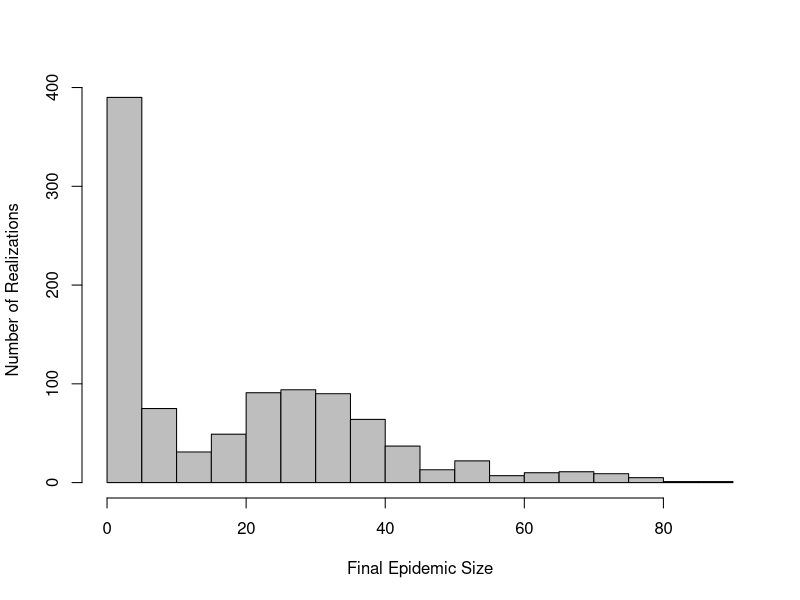
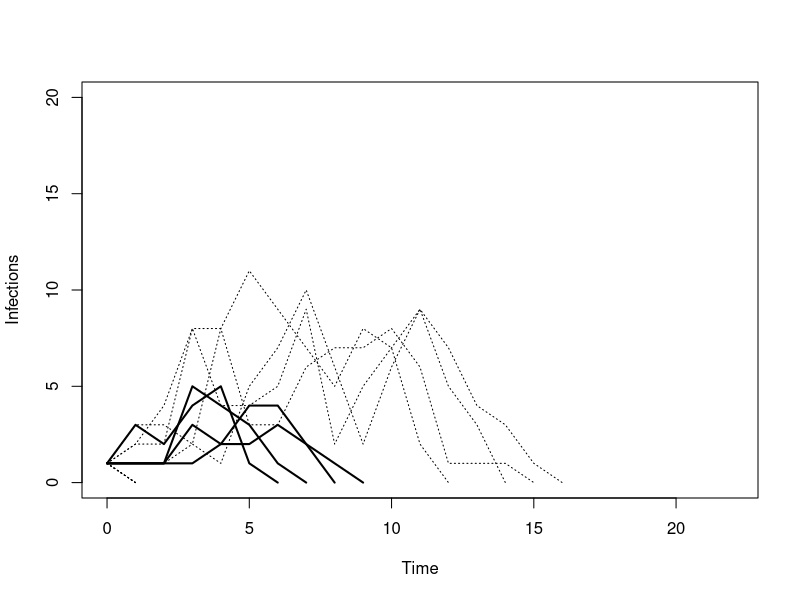
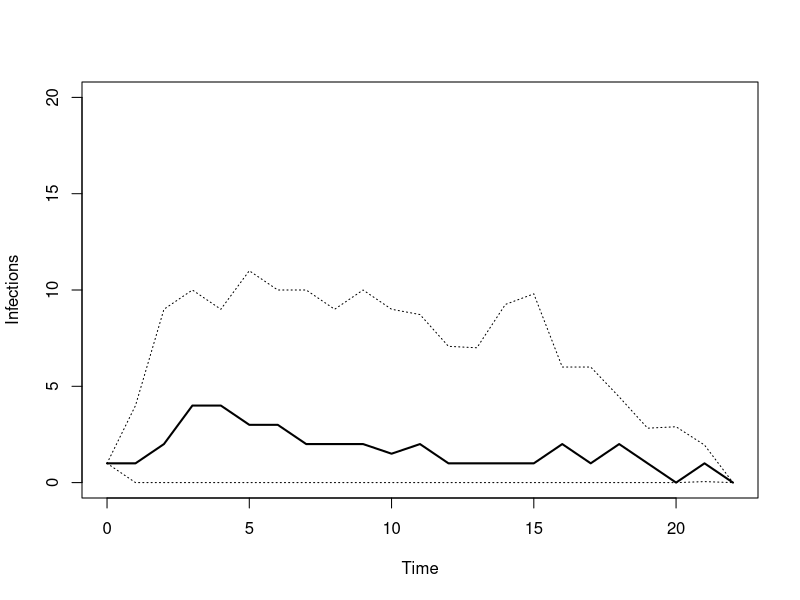
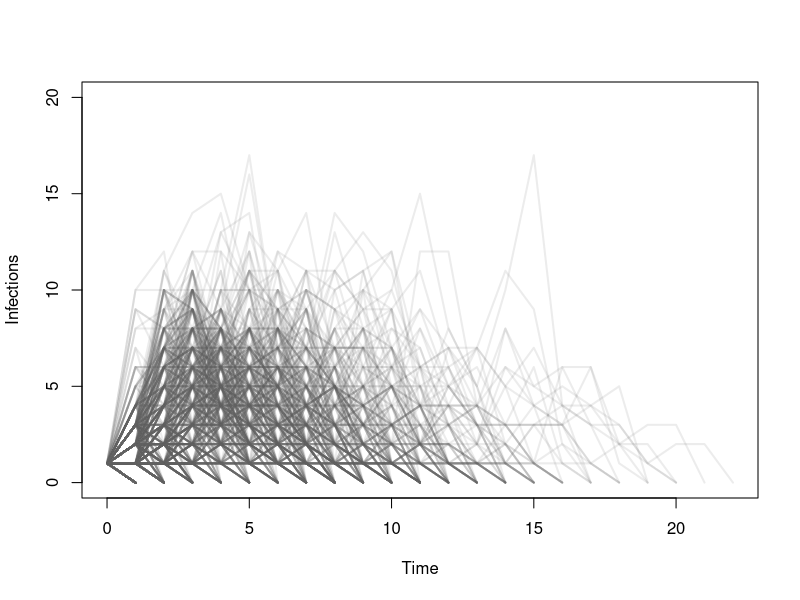
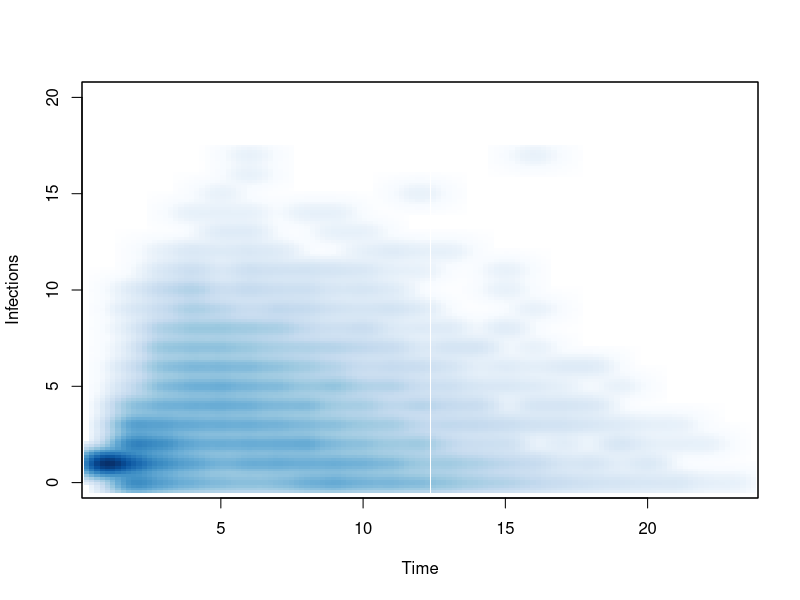
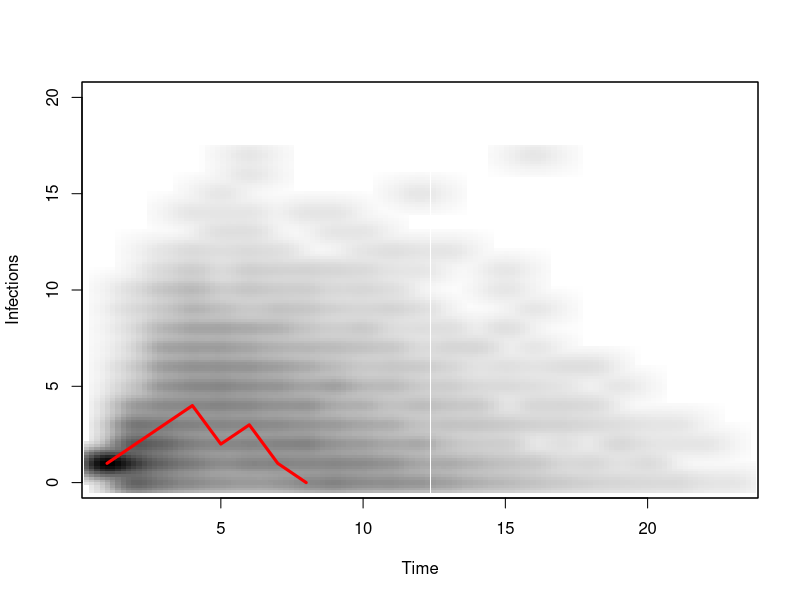

Here is the R script that generated these plots, in order:
####################################################################################################
# Source code: Visualizing Results from Transmission Models: A Case Against 'Confidence Intervals' #
# Author: Eric Lofgren, MSPH (Eric.Lofgren@unc.edu)                                                #                       
# Affiliation: Dept. of Epidemiology, UNC Gillings School of Global Public Health, Chapel Hill, NC #
####################################################################################################

##########################
# Simulation Information #
##########################
# Simulation was run using EpiFire 2.33 (http://sourceforge.net/projects/epifire/)
# Network data source: Largest connected component of Goodreau’s Faux Mesa High School from statnet
# Simulation type: Percolation
# Transmissibility: 0.5053
# Patient zero count: 1
# Number of runs: 1000
# Results file: epidemic_timeseries.csv

###########################################################
# Setting Global Variables, Modifying Data Sets as Needed #
###########################################################
#Download epidemic_timeseries.csv, move it to your R working directory
#Import data into R
epidemic_timeseries <- read.csv("epidemic_timeseries.csv", sep=",", header= F)

#Create a matrix-based representation of the results, set a few details about the simulation
#This will be used in Figure 3C and in the creation of other variables
timeseries_matrix <- as.matrix(epidemic_timeseries)
max_length <- 22 # Number of observations in epidemic_timeseries - 1
realizations <- 1000 # How many realizations of the model were run

#Create a new vector with the total number of cases for each epidemic
epidemic_sizes <- colSums(timeseries_matrix, na.rm = TRUE)
median_size<- median(epidemic_sizes)
upper_size <- quantile(epidemic_sizes, probs = c(0.975), na.rm=TRUE)
lower_size <- quantile(epidemic_sizes, probs = c(0.025), na.rm=TRUE)

#Select possible realizations representing the median, 2.5th and 97.5th percentiles of epidemic size
#Draw 4 of each. More can be drawn, but plot becomes progressively less clear
#These will be used for Figure 3A
median_candidates <- which(epidemic_sizes == median_size)
median_sample <- sample(median_candidates, 4)
median_realizations<- epidemic_timeseries[median_sample]

upper_candidates <- which(epidemic_sizes == upper_size)
upper_sample <- sample(upper_candidates, 4)
upper_realizations<- epidemic_timeseries[upper_sample]

lower_candidates <- which(epidemic_sizes == lower_size)
lower_sample <- sample(lower_candidates, 4)
lower_realizations<- epidemic_timeseries[lower_sample]

#Find the median and pointwise 2.5th and 97.5th quantiles for each simulated timestep
#This will be used for Figure 3B
median_line <- apply(epidemic_timeseries, 1, median, na.rm = TRUE)
pointwise_CI <- apply(epidemic_timeseries, 1, quantile, probs = c(0.025, 0.975),  na.rm = TRUE)

#Create a long dataset with all epidemics in a single column with a timestamp
#This will be used in Figure 3D
stack_series <- stack(epidemic_timeseries)
timestamp <- data.frame(rep(seq(1,23),realizations))
long_series<- cbind(stack_series,timestamp)
long_series<- long_series[,-2] #delete extraneous column

############
# Figure 2 #
############
#Histogram of Final Epidemic Sizes
pdf('epidemic_histogram.pdf')
hist(epidemic_sizes, breaks = 20, col = "grey", xlab = "Final Epidemic Size", ylab = "Number of Realizations", main="")
dev.off()

#############
# Figure 3A #
#############
#Plot four realizations each of the median, 2.5th and 97.5th percentiles of epidemic sizes
pdf('final_size_intervals.pdf')
plot(0:max_length, rep(NA,max_length+1),main="", xlab="Time",ylab="Infections", ylim=c(0,20))
for (i in 1:4){
	lines(0:max_length,median_realizations[,i], lwd = 2, col = "black")
	lines(0:max_length,upper_realizations[,i], lwd = 1, col = "black", lty = 3)
	lines(0:max_length,lower_realizations[,i], lwd = 1, col = "black", lty = 3)
}
dev.off()

#############
# Figure 3B #
#############
#Plot the pointwise median, 2.5th and 97.5th percentiles of the simulations
pdf('pointwise_intervals.pdf')
plot(0:max_length, rep(NA,max_length+1), main="", xlab="Time",ylab="Infections",ylim=c(0,20))
lines(0:max_length,median_line,lwd=2,col="black") #Plot Median Line
lines(0:max_length,pointwise_CI[1,], lwd=1, col="black", lty = 3) #Plot Lower Interval
lines(0:max_length,pointwise_CI[2,], lwd=1, col="black", lty=3) #Plot Upper Interval
dev.off()

#############
# Figure 3C #
#############
#Plot of each run individually, with transparency set to 70% transparent
pdf('overplotted_lines.pdf')
plot(0:max_length, rep(NA,max_length+1),main="",xlab="Time", ylab="Infections", ylim=c(0,20))
for (i in 1:realizations) {
  lines(0:max_length, timeseries_matrix [ ,i],lwd=2,col=rgb(100,100,100,30,maxColorValue=255))
}
dev.off()

#############
# Figure 3D #
#############
#Smooth scatterplot of the epidemic data, with 128 bins, and plotting of the individual points turned off
pdf('smoothed.pdf')
smoothScatter(long_series[,2],long_series[,1],nbin=128,nrpoints=0,main="", xlab="Time",ylab="Infections", ylim=c(0,20))
dev.off()

#########################
# Supplemental Figure 1 #
#########################
# Smooth greyscale scatterplot similar to Figure 3D, with the addition of a single overlayed trajectory of interest
# In this example, the trajectory plotted is one of the candidate "median" realizations
pdf('smooth_with_trajectory.pdf')
smoothScatter(long_series[,2],long_series[,1],nbin=128,nrpoints=0,main="", xlab="Time",ylab="Infections", ylim=c(0,20),colramp=colorRampPalette(RColorBrewer::brewer.pal(9,"Greys")))
single_trajectory <- epidemic_timeseries[sample(median_candidates, 1)]
lines(single_trajectory, lwd = 3, col = "red")
dev.off()